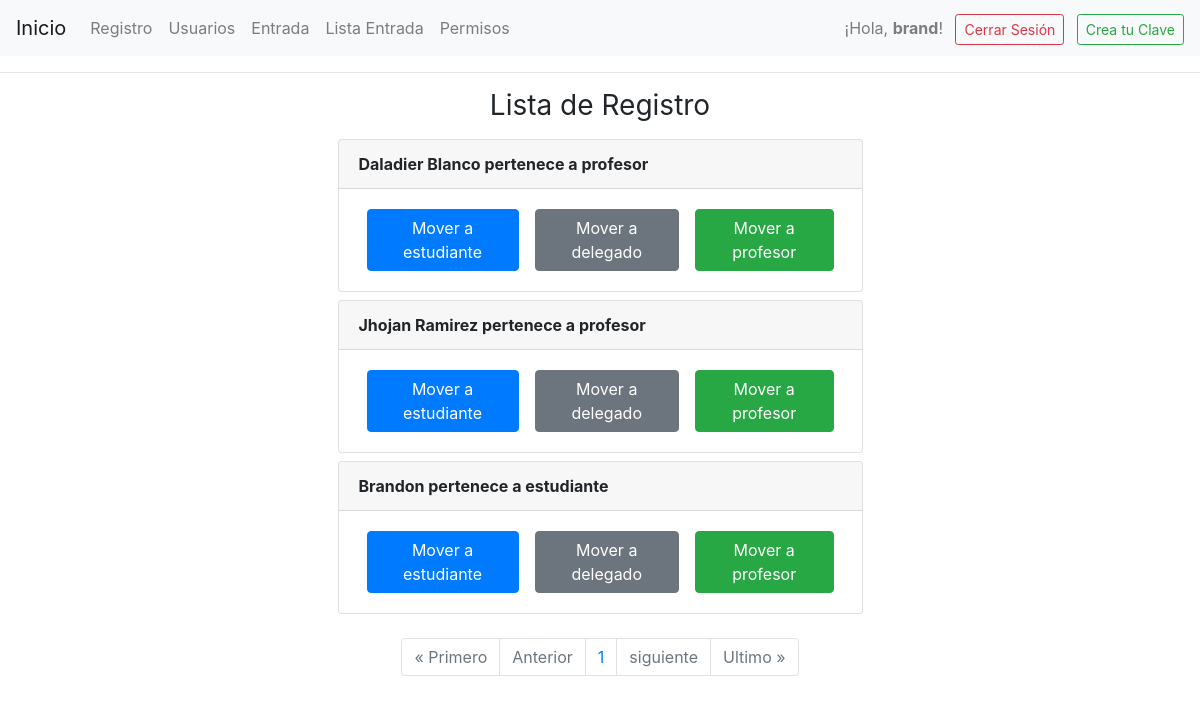
The app's page /permisos_profesor/ (signed in) with its own data.
### login/models.py (models this page shows, shortened)
class Verificacion(models.Model):
    usuario = models.OneToOneField(User, on_delete=models.CASCADE)
    nombre_completo = models.CharField(max_length=100)
    email = models.EmailField(max_length=100)
    telefono = models.CharField(max_length=10) # por que un numero tiene solo 10 digitos
    programa_academico = models.CharField(max_length=255)
    contrasena = models.CharField(max_length=6, unique=True, validators=[MinLengthValidator(6)])
    rfid = models.CharField(max_length=50, null=True, blank=True)
    lab_vision = models.BooleanField(default=False)
    lab_robotica = models.BooleanField(default=False)

### login/views.py (the view, shortened to what this page needs)
# urls.py: path('permisos_profesor/', views.permisos_profesor, name='modificar_permisos_profesor'),
@login_required
def permisos_profesor(request):
    user = request.user
    if user.is_staff:
        registros = Verificacion.objects.all()
        paginacion = Paginator(Verificacion.objects.all().order_by('-id'), 10)
        page = request.GET.get('page')
        registro_acceso = paginacion.get_page(page)
        num_paginas = registro_acceso.paginator.page_range
        parametros = {'registros':registros,
                        'paginacion':registro_acceso,
                        'num_paginas':num_paginas}
        return render(request, 'pagina/modificar_permisos_profesor.html', parametros)
    else:
        return render(request, 'pagina/acceso_denegado.html')

### login/templates/pagina/modificar_permisos_profesor.html (shortened to what this page needs)
{% extends 'main/prueba.html' %}
{% block content %}
<main class='container'>
    <div class='row'>
        <div class='col-md-6 offset-md-3'>
            <h1 class="h3 mb-3 font-weight-normal text-center">Lista de Registro</h1>
            {% for registro in paginacion %}
            <div class='card mt-2'>
                <div class='card-header'>
                    <strong>
                        {{ registro.nombre_completo }} pertenece a {{ registro.usuario.groups.first.name }}
                    </strong>
                </div>
                <div class='card-body d-flex flex-row justify-content-between'>
                    <div class='d-flex flex-row'>
                        <form method='POST'>
                            <button class='btn btn-primary mx-2' name='estudiante' value='{{registro.usuario.id}}'>Mover a estudiante</button>
                        </form>
                        <form method='POST'>
                            <button class='btn btn-secondary mx-2' name='delegado' value='{{registro.usuario.id}}'>Mover a delegado</button>
                        </form>
                        <form method='POST'>
                            <button class='btn btn-success mx-2' name='profesor' value='{{registro.usuario.id}}'>Mover a profesor</button>
                        </form>
                    </div>
                </div>
            </div>
            {% endfor %}
            <br>
                <nav aria-label="Page navigation example" class="d-flex justify-content-center">
                        <ul class="pagination">
                        {% if paginacion.has_previous %}
                            <li class="page-item"><a class="page-link" href="?page=1">&laquo Primero</a></li>
                            <li class="page-item"><a class="page-link" href="?page={{ paginacion.previous_page_number }}">Anterior</a></li>
                            {% else %}
                            <li class="page-item disabled"><a class="page-link" href="#">&laquo Primero</a></li>
                            <li class="page-item disabled"><a class="page-link" href="#">Anterior</a></li>
                        {% endif %}
                        {% for numero in num_paginas %}
                        <li class="page-item"><a class="page-link" href='?page={{numero}}'>{{numero}}</a></li>
                        {% endfor %}
                        {% if paginacion.has_next %}
                            <li class="page-item"><a class="page-link" href="?page={{paginacion.next_page_number}}">siguiente</a></li>
                            <li class="page-item"><a class="page-link" href="?page={{ paginacion.paginator.num_pages }}">Ultimo &raquo</a></li>
                            {% else %}
                            <li class="page-item disabled"><a class="page-link" href="#">siguiente</a></li>
                            <li class="page-item disabled"><a class="page-link" href="#">Ultimo &raquo</a></li>
                        {% endif %}
                    </ul>
                </nav>
        </div>
    </div>
</main>
{% endblock %}

### login/templates/main/prueba.html (shortened to what this page needs)
<!DOCTYPE html>
<html lang="es">
<head>
    <link rel="stylesheet" href="https://stackpath.bootstrapcdn.com/bootstrap/4.4.1/css/bootstrap.min.css"
>
</head>
<body>
    <nav class="navbar navbar-expand-lg navbar-light bg-light">
        <a class="navbar-brand" href="{% url 'inicio' %}">Inicio</a>
        <div class="collapse navbar-collapse" id="navbarNav">
            {% include 'main/navbar.html' %}
            {% if user.is_authenticated %}
            <div class="ml-auto">
                <span class="navbar-text">
                    ¡Hola, <strong>{{ user.username }}</strong>!
                </span>
                <a href="{% url 'cerrar_sesion' %}" class="btn btn-outline-danger btn-sm ml-2">Cerrar Sesión</a>
                {% if user.verificacion %}
                <a href="{% url 'actualizar_datos' %}" class="btn btn-outline-primary btn-sm ml-2">Actualizar Datos</a>
                {% else %}
                <a href="{% url 'clave_puerta' %}" class="btn btn-outline-success btn-sm ml-2">Crea tu Clave</a>
                {% endif %}
            </div>
            {% endif %}
        </div>
    </nav>
    <hr>
    <div class="container mt-3">
        {% block content %}
        {% endblock %}
    </div>
</body>
</html>

### records on screen
Verificacion: nombre_completo "Daladier Blanco", usuario.groups.first.name "profesor"
Verificacion: nombre_completo "Jhojan Ramirez", usuario.groups.first.name "profesor"
Verificacion: nombre_completo "Brandon", usuario.groups.first.name "estudiante"

### other values on screen
{{ user.username }} "brand"
{{ numero }} "1"
